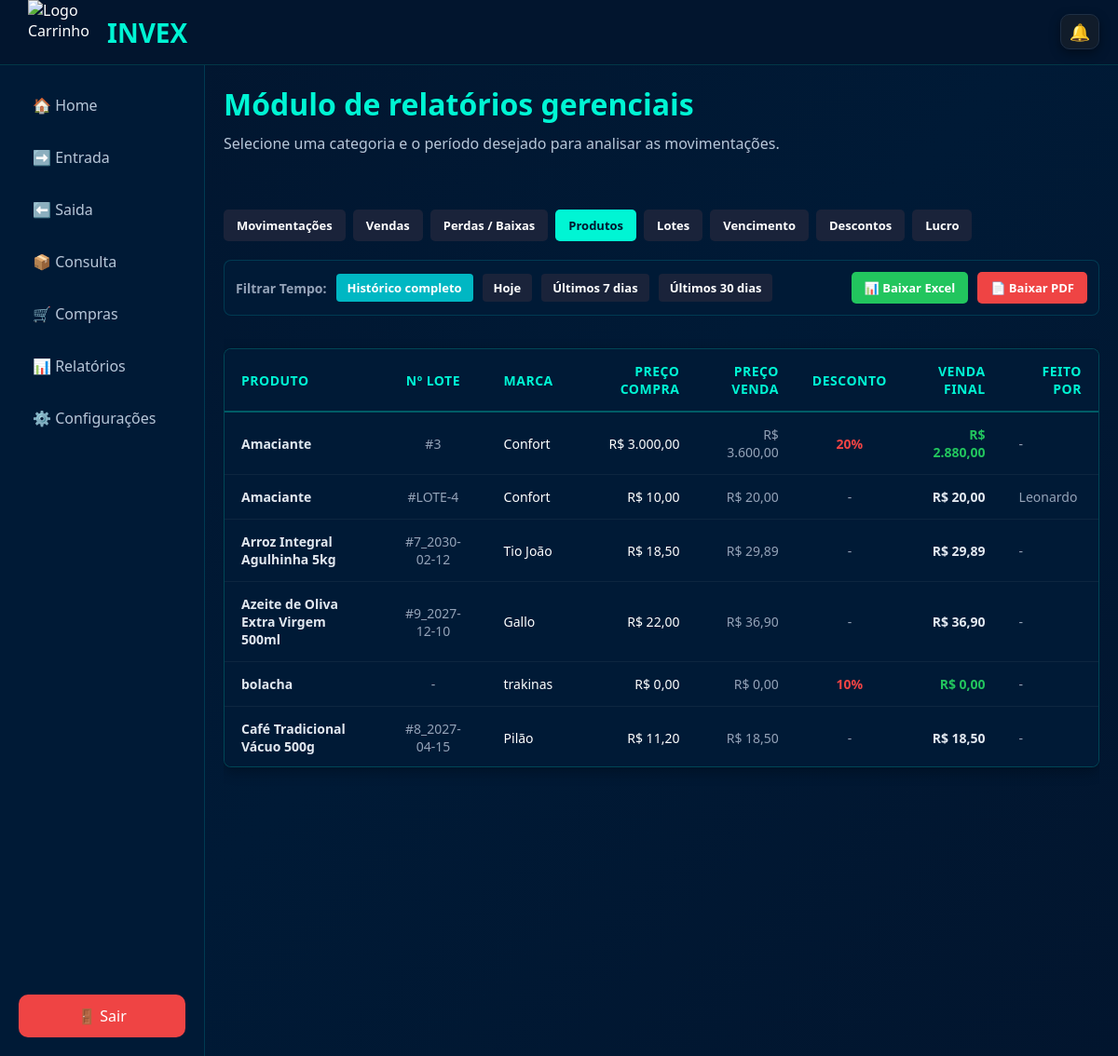
Before: /painel_principal/relatorios/buscar_relatorio.php?tipo=produtos&periodo=todos (signed in) with the older database file.
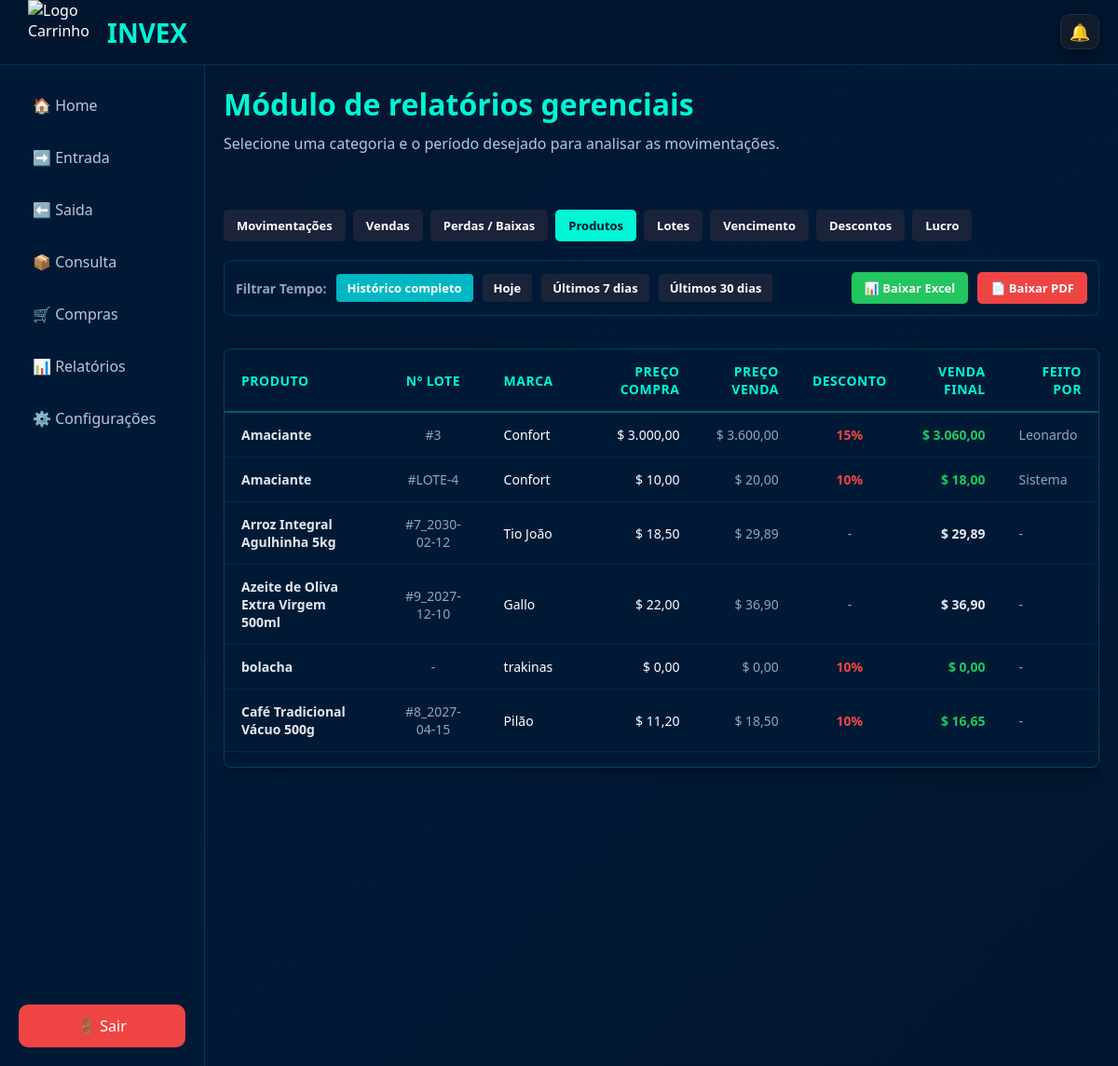
After: the same page with the newer database file.
### tables this page shows
CREATE TABLE `produtoslotes` (
  `idlote` int(11) NOT NULL,
  `idproduto` int(11) NOT NULL,
  `quantidade` int(11) NOT NULL,
  `validade` date DEFAULT NULL,
  `criado_em` datetime DEFAULT CURRENT_TIMESTAMP,
  `criadopor_id` int(11) NOT NULL,
  `criadopor_nome` varchar(255) DEFAULT NULL,
  `idEmpresa` int(11) DEFAULT NULL,
  `numero_lote` varchar(50) NOT NULL,
  `preco_compra` decimal(10,2) NOT NULL DEFAULT '0.00',
  `preco_venda` decimal(10,2) NOT NULL DEFAULT '0.00',
  `desconto` decimal(5,2) NOT NULL DEFAULT '0.00',
  `status_lote` enum('normal','promocao','vencido') NOT NULL DEFAULT 'normal'
);

CREATE TABLE `produtos` (
  `idProduto` int(11) NOT NULL,
  `NomeProduto` varchar(100) NOT NULL,
  `MarcaProduto` varchar(100) NOT NULL,
  `Descricao` varchar(255) DEFAULT NULL,
  `idEmpresa` int(11) NOT NULL,
  `criadopor_nome` varchar(100) DEFAULT NULL,
  `criadoem` datetime DEFAULT CURRENT_TIMESTAMP,
  `criadopor_id` int(11) DEFAULT NULL,
  `preco_padrao_compra` decimal(10,2) NOT NULL DEFAULT '0.00',
  `preco_padrao_venda` decimal(10,2) NOT NULL DEFAULT '0.00',
  `estoque_minimo` int(11) NOT NULL DEFAULT '0',
  `estoque_minimo_original` int(11) DEFAULT NULL
);

CREATE TABLE `configuracoes_gerais` (
  `id_config` int(11) NOT NULL,
  `idEmpresa` int(11) NOT NULL,
  `alerta_email` tinyint(1) NOT NULL DEFAULT '0',
  `alerta_login` tinyint(1) NOT NULL DEFAULT '1',
  `som_alerta` tinyint(1) NOT NULL DEFAULT '1',
  `casas_decimais` int(11) NOT NULL DEFAULT '2',
  `simbolo_moeda` varchar(10) NOT NULL DEFAULT 'R$',
  `formato_data` varchar(20) NOT NULL DEFAULT 'd/m/Y',
  `cor_primaria` varchar(20) NOT NULL DEFAULT '#00d9ff',
  `criado_em` timestamp NOT NULL DEFAULT CURRENT_TIMESTAMP,
  `atualizado_em` timestamp NOT NULL DEFAULT CURRENT_TIMESTAMP ON UPDATE CURRENT_TIMESTAMP
);

### painel_principal/config_global.php (called while the page is built, shortened)
<?php
$idEmpresa = $_SESSION['idEmpresa'] ?? null;
$config = [
    'cor_primaria' => '#1cd8d8',
    'casas_decimais' => 2,
    'simbolo_moeda' => 'R$',
    'formato_data' => 'd/m/Y',
    'alerta_email' => 0,
    'alerta_login' => 0,
    'som_alerta' => 0
];
if ($idEmpresa) {
    $sql = "SELECT * FROM configuracoes_gerais WHERE idEmpresa = ?";
    $stmt = $conn->prepare($sql);
    $stmt->bind_param("i", $idEmpresa);
    $stmt->execute();
    $result = $stmt->get_result();
    if ($row = $result->fetch_assoc()) {
        $config = array_merge($config, $row);
    }
}
?>

### painel_principal/relatorios/relatorios.php (the view, shortened to what the changed rows need)
<?php
$conn = new mysqli("localhost", "root", "usbw", "databasetcc");
$conn->set_charset("utf8mb4");
$tipo = isset($_GET['tipo']) ? $_GET['tipo'] : "dashboard";
include '../config_global.php';
function formatarMoeda($valor, $simbolo, $casas)
{
    return $simbolo . ' ' . number_format((float)$valor, $casas, ',', '.');
}
$simboloMoeda = $config['simbolo_moeda'];
$casasDecimais = (int)$config['casas_decimais'];
$formatoData = $config['formato_data'];
$filtro_saida = "";
$filtro_lote = "";
?>
<div class="container-tabela">
    <table class="tabela-dados">
        <?php
        if ($tipo == "dashboard"):
            $sql = "SELECT p.NomeProduto, l.numero_lote, s.quantidade_saida, s.data_saida, s.motivo_saida, s.criadopor_nome
                    FROM saida s
                    INNER JOIN produtoslotes l ON s.idlote = l.idlote
                    INNER JOIN produtos p ON l.idproduto = p.IdProduto
                    WHERE l.idEmpresa = '$idEmpresa' " . $filtro_saida . "
                    ORDER BY s.id_saida DESC";
            $resultado = $conn->query($sql);
        ?>
            <thead>
                <tr>
                    <th>Tipo Movimentação</th>
                    <th>Produto</th>
                    <th>Lote</th>
                    <th>Quantidade</th>
                    <th>Data Registro</th>
                    <th>Ocorrência / Motivo</th>
                    <th>Feito por</th>
                </tr>
            </thead>
            <tbody>
                <?php
                if ($resultado && $resultado->num_rows > 0) {
                    while ($row = $resultado->fetch_assoc()) {
                        $data_exibir = formatarData($row['data_saida'], $formatoData);
                        $motivo_limpo = strtolower(trim($row['motivo_saida']));
                        if ($motivo_limpo == 'venda') {
                            $tipo_mov = "VENDA"; $classe_badge = "badge-venda";
                        } else {
                            $tipo_mov = "BAIXA/PERDA"; $classe_badge = "badge-perda";
                        }
                        echo "<tr>
                                <td><span class='badge " . $classe_badge . "'>" . $tipo_mov . "</span></td>
                                <td style='font-weight: 600;'>" . htmlspecialchars($row['NomeProduto']) . "</td>
                                <td style='color: #94a3b8;'>#" . htmlspecialchars($row['numero_lote']) . "</td>
                                <td>" . intval($row['quantidade_saida']) . " un</td>
                                <td>" . $data_exibir . "</td>
                                <td style='color: #94a3b8; font-style: italic;'>" . htmlspecialchars($row['motivo_saida']) . "</td>
 <td style='color:#94a3b8;'>" . htmlspecialchars($row['criadopor_nome'] ?? '-') . "</td>
                              </tr>";
                    }
                } else {
                    echo "<tr><td colspan='6' style='text-align:center; color:#94a3b8; padding:20px;'>Nenhuma movimentação encontrada para o período selecionado.</td></tr>";
                }
                ?>
            </tbody>
        <?php
        elseif ($tipo == "produtos"):
            $sql = "SELECT p.NomeProduto, p.MarcaProduto, l.numero_lote, l.preco_compra, l.preco_venda, l.desconto, l.criadopor_nome
                    FROM produtoslotes l
                    INNER JOIN produtos p ON l.idproduto = p.IdProduto
                    WHERE l.idEmpresa = '$idEmpresa' " . $filtro_lote . "
                    ORDER BY p.NomeProduto ASC, l.numero_lote ASC";
            $resultado = $conn->query($sql);
        ?>
            <thead>
                <tr>
                    <th>Produto</th>
                    <th style="text-align: center;">Nº Lote</th>
                    <th>Marca</th>
                    <th style="text-align: right;">Preço Compra</th>
                    <th style="text-align: right;">Preço Venda</th>
                    <th style="text-align: center;">Desconto</th>
                    <th style="text-align: right;">Venda Final</th>
                    <th style="text-align: right;">Feito por</th>
                </tr>
            </thead>
            <tbody>
                <?php
                if ($resultado && $resultado->num_rows > 0) {
                    while ($row = $resultado->fetch_assoc()) {
                        $p_compra = floatval($row['preco_compra']);
                        $p_venda_base = floatval($row['preco_venda']);
                        $desc = floatval($row['desconto']);
                        $p_venda_final = $p_venda_base * (1 - ($desc / 100));
                        $lote = !empty($row['numero_lote']) ? '#'.$row['numero_lote'] : '-';
                        $marca = !empty($row['MarcaProduto']) ? htmlspecialchars($row['MarcaProduto']) : '-';
                   echo "<tr>
        <td style='font-weight: 600;'>" . htmlspecialchars($row['NomeProduto']) . "</td>
        <td style='color: #94a3b8; text-align: center;'>" . $lote . "</td>
        <td style='color: #ffffff;'>" . $marca . "</td>
        <td style='color: #ffffff; text-align: right;'>
            " . formatarMoeda($p_compra, $simboloMoeda, $casasDecimais) . "
        </td>
        <td style='color: #94a3b8; text-align: right;'>
            " . formatarMoeda($p_venda_base, $simboloMoeda, $casasDecimais) . "
        </td>
        <td style='text-align: center;'>";
            if ($desc > 0) {
                echo "<span style='color: #ef4444; font-weight: bold;'>" . number_format($desc, 0) . "%</span>";
            } else {
                echo "<span style='color: #94a3b8;'>-</span>";
            }
echo "  </td>
        <td style='text-align: right; font-weight: bold; color: " . ($desc > 0 ? '#22c55e' : '#e2e8f0') . ";'>
            " . formatarMoeda($p_venda_final, $simboloMoeda, $casasDecimais) . "
            </td>
        <td style='color:#94a3b8;'>
    " . htmlspecialchars($row['criadopor_nome'] ?? '-') . "
</td>
      </tr>";
                    }
                } else {
                    echo "<tr><td colspan='8' style='text-align:center; color:#94a3b8; padding:20px;'>Nenhum produto ou lote encontrado para o período selecionado.</td></tr>";
                }
                ?>
            </tbody>
        <?php
        endif; ?>
    </table>
</div>

Changed rows visible on the page:
changed produtoslotes: preco_compra.casas_decimais "R$ 3.000,00" → "$ 3.000,00"; preco_venda.casas_decimais "R$ 3.600,00" → "$ 3.600,00"; desconto "20" → "15"; preco_venda+desconto "R$ 2.880,00" → "$ 3.060,00"; criadopor_nome "-" → "Leonardo"
changed produtoslotes "#LOTE-4": preco_compra.casas_decimais "R$ 10,00" → "$ 10,00"; preco_venda.casas_decimais "R$ 20,00" → "$ 20,00"; desconto (not shown) → "10"; preco_venda+desconto "R$ 20,00" → "$ 18,00"; criadopor_nome "Leonardo" → "Sistema"; desconto "-" → "%"
changed produtoslotes "Arroz Integral Agulhinha 5kg": preco_compra.casas_decimais "R$ 18,50" → "$ 18,50"; preco_venda.casas_decimais "R$ 29,89" → "$ 29,89"; preco_venda+desconto "R$ 29,89" → "$ 29,89"
changed produtoslotes "Azeite de Oliva Extra Virgem 500ml": preco_compra.casas_decimais "R$ 22,00" → "$ 22,00"; preco_venda.casas_decimais "R$ 36,90" → "$ 36,90"; preco_venda+desconto "R$ 36,90" → "$ 36,90"
changed produtoslotes "bolacha": preco_compra.casas_decimais "R$ 0,00" → "$ 0,00"; preco_venda.casas_decimais "R$ 0,00" → "$ 0,00"; preco_venda+desconto "R$ 0,00" → "$ 0,00"
changed produtoslotes "Café Tradicional Vácuo 500g": preco_compra.casas_decimais "R$ 11,20" → "$ 11,20"; preco_venda.casas_decimais "R$ 18,50" → "$ 18,50"; desconto (not shown) → "10"; preco_venda+desconto "R$ 18,50" → "$ 16,65"; desconto "-" → "%"
